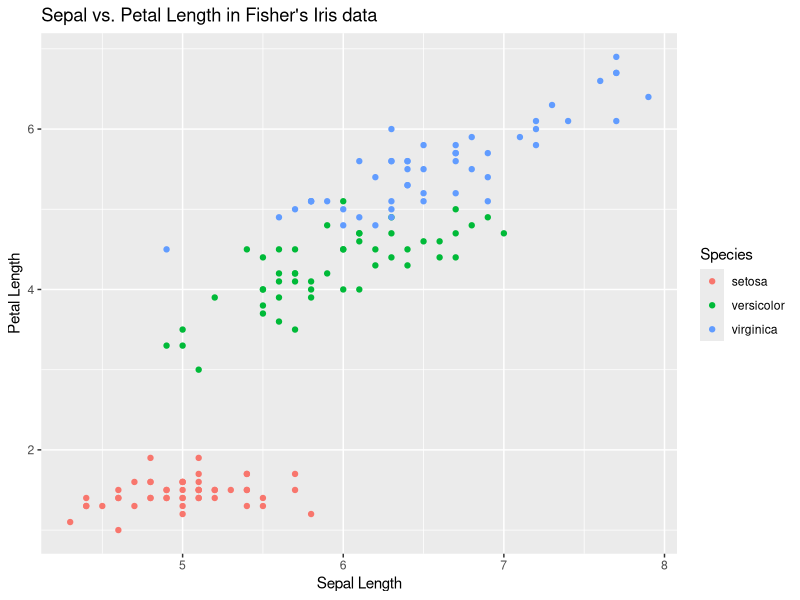
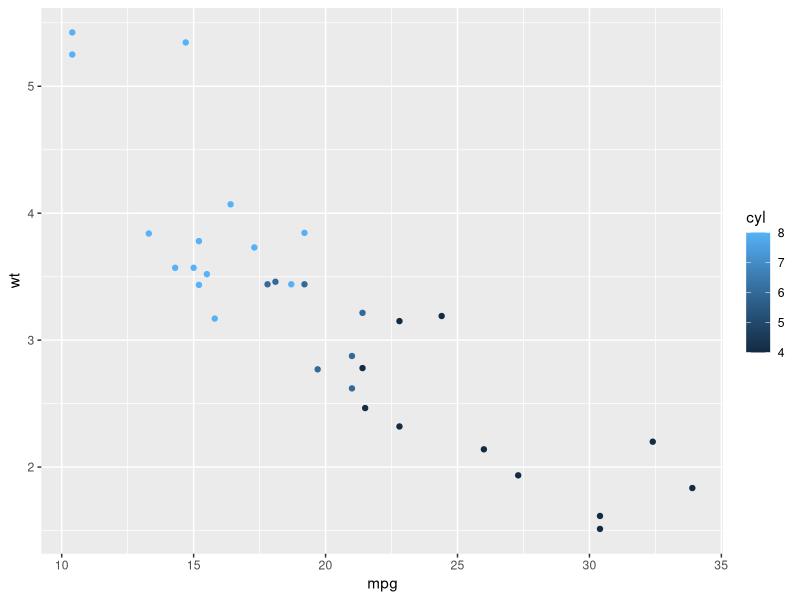

Here is the R script that generated these plots, in order:
## ---- chunk 1
require(knitr)
hook_source_def = knit_hooks$get('source')
knit_hooks$set(source = function(x, options){
  if (!is.null(options$verbatim) && options$verbatim){
    opts = gsub(",\\s*verbatim\\s*=\\s*TRUE\\s*", "", options$params.src)
    bef = sprintf('\n\n    ```{r %s}\n', opts, "\n")
    stringr::str_c(bef, paste(knitr:::indent_block(x, "    "), collapse = '\n'), "\n    ```\n")
  } else {
     hook_source_def(x, options)
  }
})

require(ggplot2)
## ---- chunk 2
x = c(1,2,3,4,5)
mean_of_x = mean(x)
## ---- chunk 3
qplot(Sepal.Length, Petal.Length, data = iris, color = Species,
  xlab = "Sepal Length", ylab = "Petal Length",
  main = "Sepal vs. Petal Length in Fisher's Iris data")
## ---- chunk 4
qplot(mpg, wt, data=mtcars, colour=cyl)
## ---- chunk 5
kable(head(iris[,1:3]), format = "markdown")
## ---- chunk 6
subset_of_mtcars = head(mtcars, 7)
## ---- chunk 7
kable(subset_of_mtcars, format = "markdown", digits = 1)
